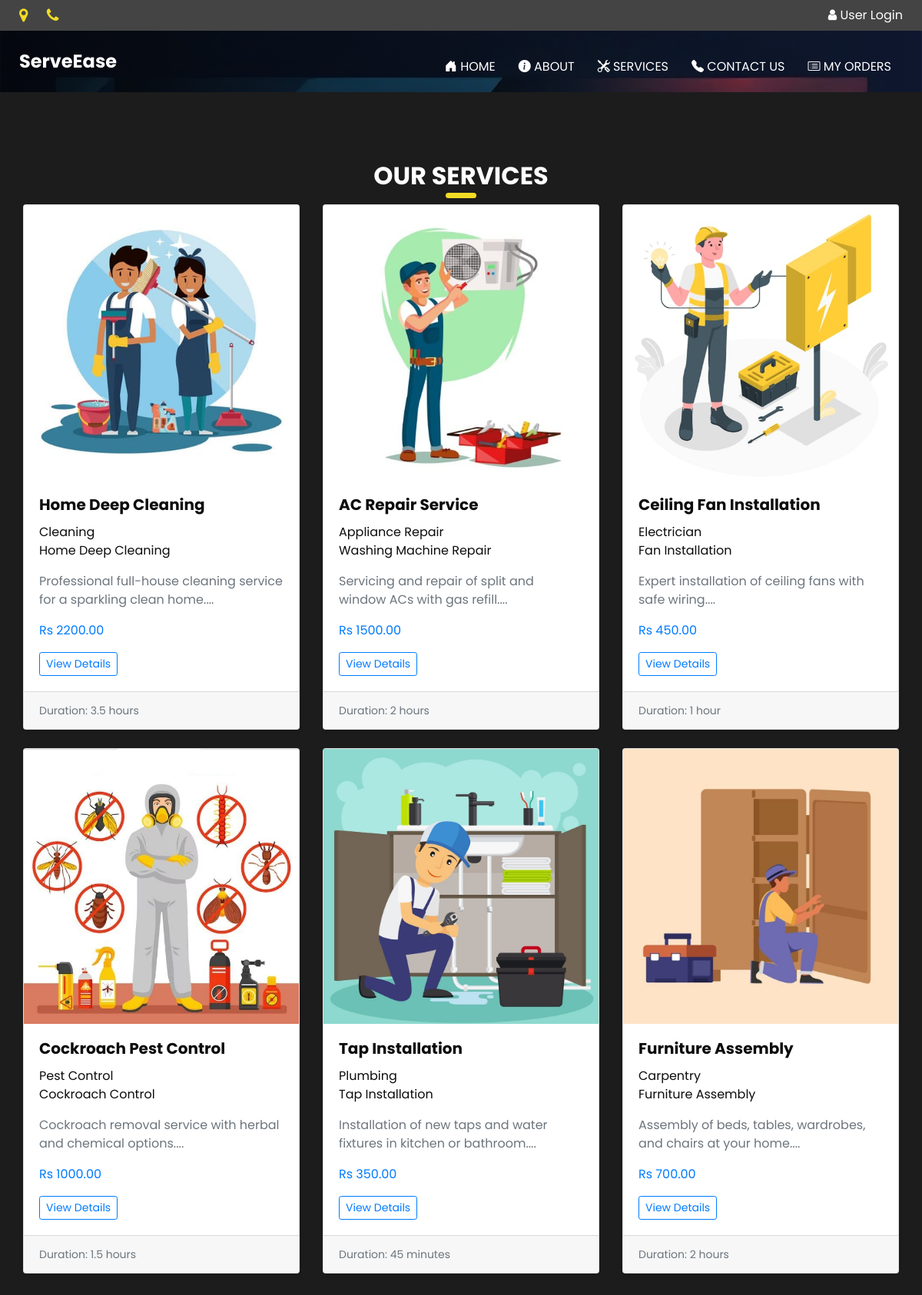
/website/service.php, run on the app's committed database.
### tables this page shows
CREATE TABLE `services` (
  `id` int(11) NOT NULL,
  `servicename` varchar(255) NOT NULL,
  `category` int(11) NOT NULL,
  `subcategory` int(11) NOT NULL,
  `description` text NOT NULL,
  `price` decimal(10,2) NOT NULL,
  `duration` varchar(50) NOT NULL,
  `image` varchar(255) DEFAULT NULL
);

CREATE TABLE `categories` (
  `id` int(11) NOT NULL,
  `name` varchar(100) NOT NULL
);

CREATE TABLE `subcategories` (
  `id` int(11) NOT NULL,
  `category_id` int(11) DEFAULT NULL,
  `name` varchar(100) NOT NULL
);

### website/service.php (the view, shortened to what this page needs)
<!DOCTYPE html>
<html>
<head>
  <link rel="stylesheet" type="text/css" href="css/bootstrap.css" />
  <link href="https://cdn.jsdelivr.net/npm/bootstrap-icons/font/bootstrap-icons.css" rel="stylesheet">
  <link href="css/style.css" rel="stylesheet" />
  <link href="css/responsive.css" rel="stylesheet" />
</head>
<body class="sub_page">
  <div class="hero_area">
    <div class="hero_bg_box">
      <div class="img-box">
        <img src="images/hero-bg2.jpg" alt="">
      </div>
    </div>
    <?php include('includes/header.php'); ?>
  </div>
  <section class="service_section layout_padding">
    <div class="container">
      <div class="heading_container heading_center">
        <h2>Our services</h2>
      </div>
      <div class="row">
        <?php
        $selectquery = "
            SELECT
                services.*,
                categories.name AS category_name,
                subcategories.name AS subcategory_name
            FROM
                services
            LEFT JOIN
                categories ON services.category = categories.id
            LEFT JOIN
                subcategories ON services.subcategory = subcategories.id
        ";
        $res = mysqli_query($con, $selectquery);
        while ($row = mysqli_fetch_assoc($res)) {
        ?>
        <div class="col-md-4 mb-4">
          <div class="card shadow-sm">
            <div class="card-img-top">
              <div class="square-image-container">
                <img src="<?php echo UPLOAD_IMAGE_PATH . 'servicee/' . $row['image']; ?>" alt="<?php echo $row['servicename']; ?>" class="img-fluid">
              </div>
            </div>
            <div class="card-body">
              <h5 class="card-title"><strong><?php echo $row['servicename']; ?></strong> </h5>
              <p class="card-text">
                <?php echo $row['category_name']; ?><br>
                <?php echo $row['subcategory_name']; ?>
              </p>
              <p class="text-muted"><?php echo substr($row['description'], 0, 100); ?>...</p>
              <p class="text-primary fw-bold">Rs <?php echo $row['price']; ?></p>
              <a href="servicedetails.php?q=<?php echo $row['id']; ?>" class="btn btn-outline-primary btn-sm">View Details</a>
            </div>
            <div class="card-footer">
              <small class="text-muted">Duration: <?php echo $row['duration']; ?></small>
            </div>
          </div>
        </div>
        <?php
        }
        ?>
      </div>
    </div>
  </section>
</body>
</html>

### website/includes/header.php (shortened to what this page needs)
<header style="position: sticky; top: 0; z-index: 1000; color: white;" class="header_section">
<div class="header_top py-2" style="background-color: #444;">
        <div class="container-fluid d-flex justify-content-between align-items-center">
            <div class="contact_link-container d-flex gap-3" style="gap: 1.2rem;">
                <a href="#" class="contact_link1 text-white">
                    <i class="fa fa-map-marker" aria-hidden="true"></i>
                </a>
                <a href="#" class="contact_link2 text-white">
                    <i class="fa fa-phone" aria-hidden="true"></i>
                </a>
            </div>
            <div class="user_section">
                <?php
                if (empty($_SESSION['un'])) {
                ?>
                    <a href="login.php" class="text-white">
                        <i class="fa fa-user" aria-hidden="true"></i>
                        <span>User Login</span>
                    </a>
                <?php
                }
                ?>
            </div>
        </div>
    </div>
    <div class="header_bottom">
        <div class="container-fluid">
            <nav class="navbar navbar-expand-lg custom_nav-container">
                <a class="navbar-brand text-white" href="index.php">
                    <span>ServeEase</span>
                </a>
                <div class="collapse navbar-collapse ml-auto" id="navbarSupportedContent">
                    <ul class="navbar-nav">
                        <li class="nav-item">
                            <a class="nav-link text-white" href="index.php">
                                <i class="bi bi-house-door-fill"></i> Home
                            </a>
                        </li>
                        <li class="nav-item">
                            <a class="nav-link text-white" href="about.php">
                                <i class="bi bi-info-circle-fill"></i> About
                            </a>
                        </li>
                        <li class="nav-item">
                            <a class="nav-link text-white" href="service.php">
                                <i class="bi bi-tools"></i> Services
                            </a>
                        </li>
                        <li class="nav-item">
                            <a class="nav-link text-white" href="contact.php">
                                <i class="bi bi-telephone-fill"></i> Contact Us
                            </a>
                        </li>
                        <li class="nav-item">
                            <a class="nav-link text-white" href="orders.php">
                                <i class="bi bi-card-list"></i> My Orders
                            </a>
                        </li>
                    </ul>
                </div>
            </nav>
        </div>
    </div>
</header>

### website/css/style.css (style rules this page uses)
body { font-family: "Poppins", sans-serif; color: #0c0c0c; background-color: #ffffff; }
.layout_padding { padding-top: 90px; padding-bottom: 90px; }
.heading_container { display: -webkit-box; display: -ms-flexbox; display: flex; -webkit-box-orient: vertical; -webkit-box-direction: normal; -ms-flex-direction: column; flex-direction: column; }
.heading_container h2 { position: relative; font-weight: bold; text-transform: uppercase; padding-bottom: 10px; }
.heading_container h2::before { content: ""; width: 40px; height: 7px; background-color: #f1db25; border-radius: 10px; position: absolute; bottom: 0; left: 0; }
.heading_container.heading_center { -webkit-box-align: center; -ms-flex-align: center; align-items: center; text-align: center; }
.heading_container.heading_center h2::before { left: 50%; -webkit-transform: translateX(-50%); transform: translateX(-50%); }
.hero_area { min-height: 100vh; display: -webkit-box; display: -ms-flexbox; display: flex; -webkit-box-orient: vertical; -webkit-box-direction: normal; -ms-flex-direction: column; flex-direction: column; position: relative; }
.hero_bg_box { position: absolute; top: 0; left: 0; width: 100%; height: 100%; overflow: hidden; z-index: -1; display: -webkit-box; display: -ms-flexbox; display: flex; -webkit-box-pack: center; -ms-flex-pack: center; justify-content: center; }
.hero_bg_box .img-box { width: 100%; }
.hero_bg_box .img-box img { min-width: 100%; min-height: 100%; }
.hero_bg_box::before { content: ""; position: absolute; top: 0; left: 0; width: 100%; height: 100%; background: -webkit-gradient(linear, left top, right top, from(rgba(0, 0, 0, 0.8)), to(rgba(0, 0, 0, 0.35))); background: linear-gradient(to right, rgba(0, 0, 0, 0.8), rgba(0, 0, 0, 0.35)); }
.sub_page .hero_area { min-height: auto; }
.sub_page .custom_nav-container.navbar-expand-lg .navbar-nav .nav-item .nav-link { padding-bottom: 21px; }
.header_section { padding: 0; }
.header_section .container-fluid { padding-right: 25px; padding-left: 25px; }
.header_top { background-color: #1c1c1c; padding: 15px 0; }
.header_top .contact_link-container { display: -webkit-box; display: -ms-flexbox; display: flex; -webkit-box-pack: justify; -ms-flex-pack: justify; justify-content: space-between; }
.header_top .contact_link-container a { display: -webkit-box; display: -ms-flexbox; display: flex; -webkit-box-align: center; -ms-flex-align: center; align-items: center; color: #ffffff; font-size: 15px; }
.header_top .contact_link-container a i { font-size: 20px; color: #f1db25; margin-right: 5px; }
#navbarSupportedContent { -webkit-box-pack: justify; -ms-flex-pack: justify; justify-content: space-between; }
.custom_nav-container { z-index: 99999; padding: 0; }
.custom_nav-container .navbar-nav { margin-left: auto; }
.custom_nav-container .navbar-nav .nav-item .nav-link { padding: 0; padding: 35px 15px 10px 15px; color: #ffffff; text-align: center; text-transform: uppercase; -webkit-transition: all .2s; transition: all .2s; }
a, a:hover, a:focus { text-decoration: none; }
.btn, .btn:focus { outline: none !important; -webkit-box-shadow: none; box-shadow: none; }
.navbar-brand { display: -webkit-box; display: -ms-flexbox; display: flex; -webkit-box-orient: vertical; -webkit-box-direction: normal; -ms-flex-direction: column; flex-direction: column; -webkit-box-align: center; -ms-flex-align: center; align-items: center; }
.navbar-brand span { font-weight: bold; color: #ffffff; font-size: 24px; }
.service_section { background-color: #1c1c1c; }
.service_section .heading_container { color: #ffffff; }

### website/css/responsive.css (style rules this page uses)
@media (min-width: 1200px) { .container { max-width: 1170px; } }

### website/service.php (style rules this page uses)
.square-image-container { position: relative; width: 100%; padding-top: 100%; overflow: hidden; }
.square-image-container img { position: absolute; top: 0; left: 0; width: 100%; height: 100%; object-fit: cover; }

### data on the page
services: image (picture), servicename "Home Deep Cleaning", category.name "Cleaning", subcategory.name "Home Deep Cleaning", description "Professional full-house cleaning service for a sparkling clean home.", price "2200.00", duration "3.5 hours"
services: image (picture), servicename "AC Repair Service", category.name "Appliance Repair", subcategory.name "Washing Machine Repair", description "Servicing and repair of split and window ACs with gas refill.", price "1500.00", duration "2 hours"
services: image (picture), servicename "Ceiling Fan Installation", category.name "Electrician", subcategory.name "Fan Installation", description "Expert installation of ceiling fans with safe wiring.", price "450.00", duration "1 hour"
services: image (picture), servicename "Cockroach Pest Control", category.name "Pest Control", subcategory.name "Cockroach Control", description "Cockroach removal service with herbal and chemical options.", price "1000.00", duration "1.5 hours"
services: image (picture), servicename "Tap Installation", category.name "Plumbing", subcategory.name "Tap Installation", description "Installation of new taps and water fixtures in kitchen or bathroom.", price "350.00", duration "45 minutes"
services: image (picture), servicename "Furniture Assembly", category.name "Carpentry", subcategory.name "Furniture Assembly", description "Assembly of beds, tables, wardrobes, and chairs at your home.", price "700.00", duration "2 hours"
